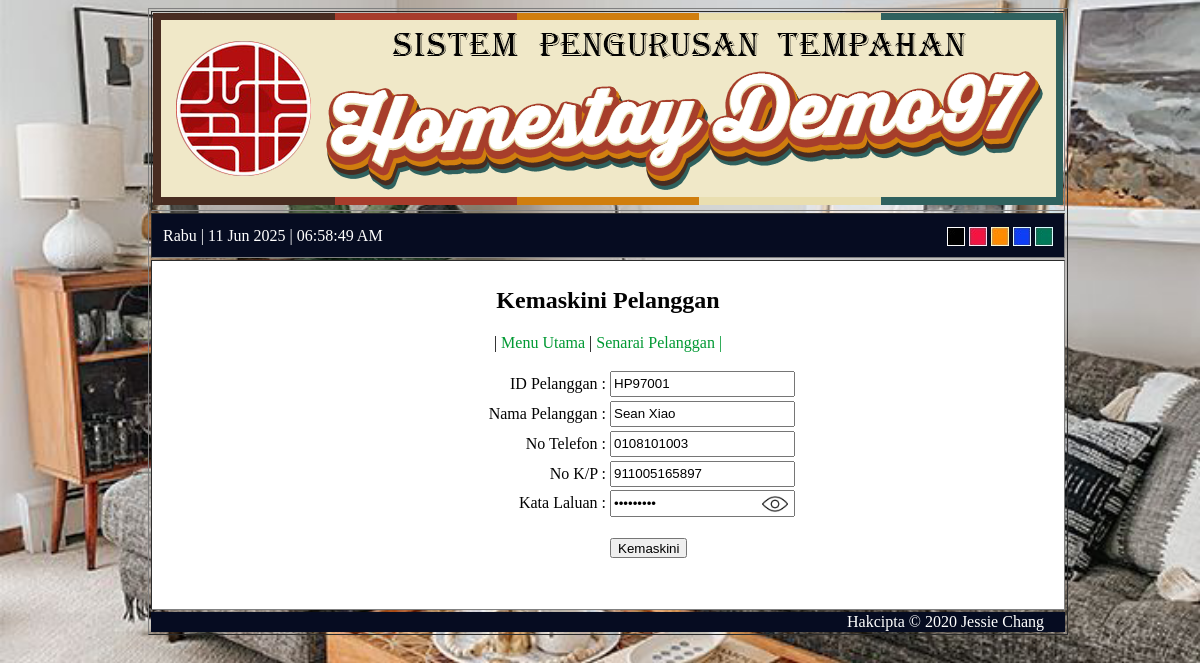
The app's page /kemaskinipelanggan.php?IDPelanggan=HP97001 with its own data.
### tables this page shows
CREATE TABLE `pelanggan` (
  `IDPelanggan` varchar(10) NOT NULL,
  `NamaPelanggan` varchar(50) NOT NULL,
  `NoKP` varchar(12) NOT NULL,
  `NoTel` varchar(11) DEFAULT NULL,
  `KataLaluan` varchar(20) NOT NULL
);

### kemaskinipelanggan.php (the view, shortened to what this page needs)
<?PHP
include('header.php');
include('connect.php');
echo"<h2>Kemaskini Pelanggan</h2>
<p style='color:#030303'>| <a href='menuutamaadmin.php' style='color:#009933'>Menu Utama</a> |
<a href ='senaraipelangganadmin.php' style='color:#009933'>Senarai Pelanggan |</a></p>";
$idpelangganW=$_GET['IDPelanggan'];
$sqlcari=mysqli_query($jescdb,"select*
from pelanggan where IDPelanggan='$idpelangganW'");
$data=mysqli_fetch_array($sqlcari);
?>
<form action='kemaskinipelanggan.php?IDPelanggan=<?PHP echo $idpelangganW; ?>' method='POST'>
<table>
    <tr>
       <td align='right' width='50%'>ID Pelanggan : </td>
       <td><input type='text' name='IDPelanggan' maxlength='10' value="<?PHP echo $data['IDPelanggan'];?>"></td>
    </tr>
    <tr>
       <td align='right' width='50%'>Nama Pelanggan : </td>
       <td><input type='text' name='NamaPelanggan' value="<?PHP echo $data['NamaPelanggan'];?>"></td>
    </tr>
    <tr>
       <td align='right' width='50%'>No Telefon : </td>
       <td><input type='text' name='NoTel' required minlength='10' required maxlength='11' value="<?PHP echo $data['NoTel'];?>" onkeypress='return nomsahaja(event)'></td>
    </tr>
    <tr>
       <td align='right' width='50%'>No K/P :</td>
       <td><input type='text' name='NoKP' required maxlength='12' value="<?PHP echo $data['NoKP'];?>"></td>
    </tr>
    <tr>
       <td align='right' width='50%'>Kata Laluan :</td>
       <td class="inputBox">
       <input type='password' name='KataLaluan' required minlength='8' required maxlength='14' value="<?PHP echo $data['KataLaluan'];?>" id="password">
       <div id="toggle" onclick="showHide();"></div>
       </td>
    </tr>
    <tr>
       <td></td>
       <td><br><input type='submit' value='Kemaskini'></td>
    </tr>
</table>
</form>
<?PHP include('footer.php');?>

### header.php (style rules this page uses)
* { text-decoration: none; }

### kemaskinipelanggan.php (style rules this page uses)
h2 { margin-top: 25px; }
input { position:relative; height: 20px; }
.inputBox { position: relative; height: 25px; }
.inputBox input { position: absolute; top: 0; height: 100%; box-sizing: border-box; outline: none; }
#toggle { position: absolute; top: 51%; right: 8px; transform: translateY(-50%); width: 26px; height: 26px; background: url(./images/show.png); background-size: cover; cursor: pointer; }

### records on screen
pelanggan: IDPelanggan "HP97001", NamaPelanggan "Sean Xiao", NoTel "0108101003", NoKP "911005165897"
